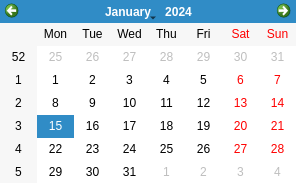
<?xml version="1.0" encoding="UTF-8"?>
<ui version="4.0">
 <class>DateDialog</class>
 <widget class="QDialog" name="DateDialog">
  <property name="geometry">
   <rect>
    <x>0</x>
    <y>0</y>
    <width>296</width>
    <height>183</height>
   </rect>
  </property>
  <property name="sizePolicy">
   <sizepolicy hsizetype="Minimum" vsizetype="Minimum">
    <horstretch>0</horstretch>
    <verstretch>0</verstretch>
   </sizepolicy>
  </property>
  <property name="windowTitle">
   <string>Dialog</string>
  </property>
  <layout class="QHBoxLayout" name="horizontalLayout">
   <property name="leftMargin">
    <number>0</number>
   </property>
   <property name="topMargin">
    <number>0</number>
   </property>
   <property name="rightMargin">
    <number>0</number>
   </property>
   <property name="bottomMargin">
    <number>0</number>
   </property>
   <item>
    <widget class="QCalendarWidget" name="calendarWidget">
     <property name="sizePolicy">
      <sizepolicy hsizetype="Minimum" vsizetype="Minimum">
       <horstretch>0</horstretch>
       <verstretch>0</verstretch>
      </sizepolicy>
     </property>
    </widget>
   </item>
  </layout>
 </widget>
 <resources/>
 <connections/>
</ui>
